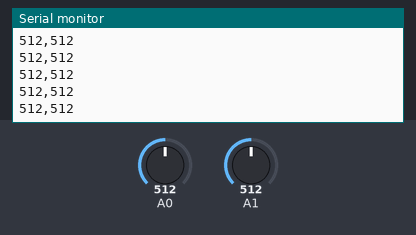
This sketch was run on a simulated Arduino Uno, built with avr-gcc and run on an emulated ATmega328P. Parts: the last lines printed to the serial monitor. The inputs (shaded band) are chosen by the test bench; at power-on: A0 = 512, A1 = 512.

Above: at 1.2 s.
1.3 s: A0 set to 716
At 1.31 s:
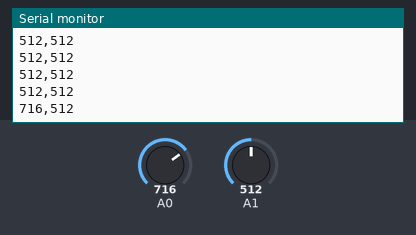
2.8 s: A1 set to 716
At 2.82 s:
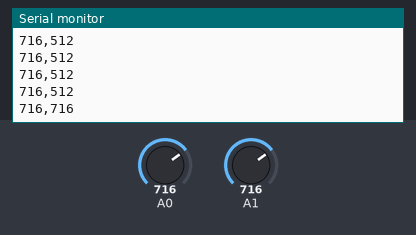
4.3 s: A0 set to 900
At 4.33 s:
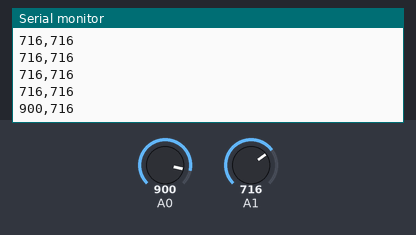
5.8 s: A1 set to 900
At 5.84 s:
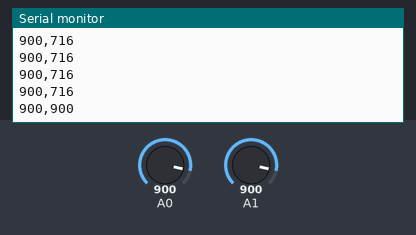
Timing chart, 0 to 8.3 s (numbered marks = the images above; inputs shaded):
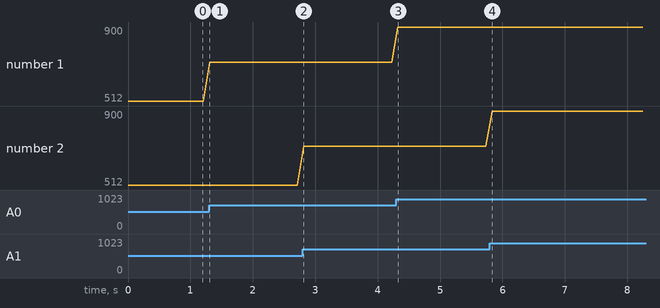

Measured:
- after the input at 1.3 s, the serial monitor: prints a new line at once (image 1)
- after the input at 2.8 s, the serial monitor: prints a new line at once (image 2)
- after the input at 4.3 s, the serial monitor: prints a new line at once (image 3)
- after the input at 5.8 s, the serial monitor: prints a new line at once (image 4)
- plotted number 1: 512 → 716 after the input at 1.3 s, 716 → 900 after the input at 4.3 s

The sketch:

Joy_stick.ino
```cpp
/* For more projects and tutorials visit
   http://3.7.27.83/category/arduino/
*/
// Arduino pin numbers
int SW = 2; // digital pin connected to switch output
// A0-> X ; A1-> Y;
void setup() {
  pinMode(SW, INPUT);
  digitalWrite(SW, HIGH);
  Serial.begin(9600);// changing the serial output speed can F**k with your
  //serial output values
}
void loop() {


  //Serial.print("Switch:  ");
  //Serial.print(digitalRead(SW));
  //Serial.print("\n");
  //Serial.print("X-axis: ");
  Serial.print(analogRead(A0));
  Serial.print(",");
  //Serial.print("\n");
  //Serial.print("Y-axis: ");
  Serial.print(analogRead(A1));
  Serial.println("");
  delay(100);
}
```
